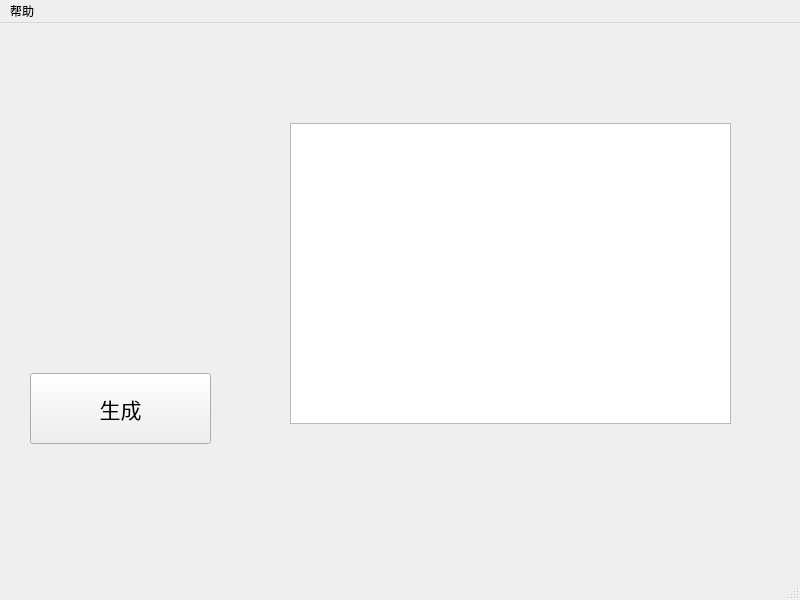
<?xml version="1.0" encoding="UTF-8"?>
<ui version="4.0">
 <class>MainWindow</class>
 <widget class="QMainWindow" name="MainWindow">
  <property name="geometry">
   <rect>
    <x>0</x>
    <y>0</y>
    <width>800</width>
    <height>600</height>
   </rect>
  </property>
  <property name="windowTitle">
   <string>MainWindow</string>
  </property>
  <widget class="QWidget" name="centralwidget">
   <widget class="QTextBrowser" name="textBrowser">
    <property name="geometry">
     <rect>
      <x>290</x>
      <y>100</y>
      <width>441</width>
      <height>301</height>
     </rect>
    </property>
    <property name="font">
     <font>
      <family>更纱黑体 CL</family>
      <pointsize>16</pointsize>
     </font>
    </property>
   </widget>
   <widget class="QPushButton" name="pushButton">
    <property name="geometry">
     <rect>
      <x>30</x>
      <y>350</y>
      <width>181</width>
      <height>71</height>
     </rect>
    </property>
    <property name="font">
     <font>
      <family>更纱黑体 UI SC</family>
      <pointsize>16</pointsize>
     </font>
    </property>
    <property name="text">
     <string>生成</string>
    </property>
   </widget>
   <widget class="QLabel" name="label">
    <property name="geometry">
     <rect>
      <x>30</x>
      <y>80</y>
      <width>191</width>
      <height>191</height>
     </rect>
    </property>
    <property name="text">
     <string/>
    </property>
    <property name="pixmap">
     <pixmap resource="resources/pic.qrc">:/pictures/20170707093132872_crop.jpg</pixmap>
    </property>
   </widget>
  </widget>
  <widget class="QMenuBar" name="menubar">
   <property name="geometry">
    <rect>
     <x>0</x>
     <y>0</y>
     <width>800</width>
     <height>26</height>
    </rect>
   </property>
   <widget class="QMenu" name="menu">
    <property name="title">
     <string>帮助</string>
    </property>
    <addaction name="action"/>
    <addaction name="action_2"/>
   </widget>
   <addaction name="menu"/>
  </widget>
  <widget class="QStatusBar" name="statusbar"/>
  <action name="action">
   <property name="text">
    <string>使用说明</string>
   </property>
  </action>
  <action name="action_2">
   <property name="text">
    <string>关于</string>
   </property>
  </action>
 </widget>
 <resources>
  <include location="resources/pic.qrc"/>
 </resources>
 <connections/>
</ui>
